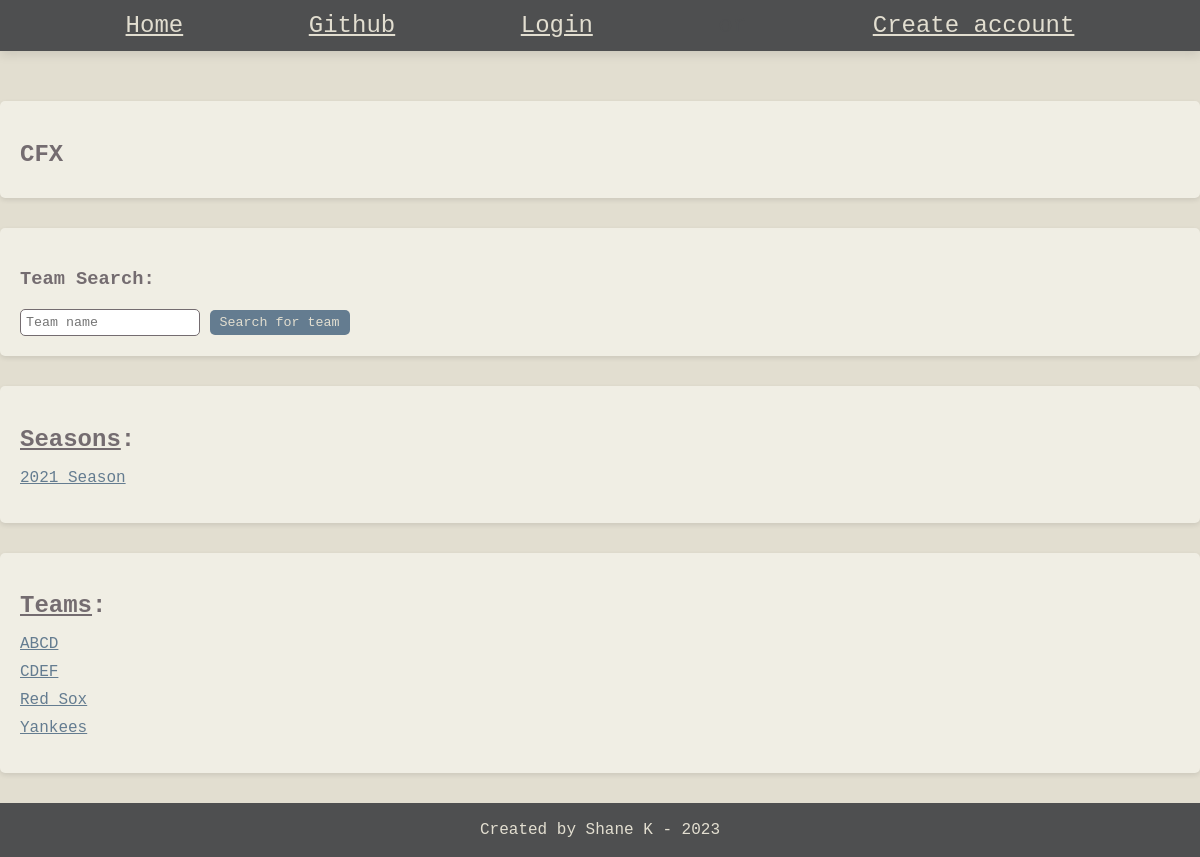
Screenshot of /rpiapp/leagues/68/ with the database file from the repository.
### rpiapp/models.py (models this page shows, shortened)
class League(models.Model):
    created_by = models.ForeignKey(User, on_delete=models.SET_NULL, related_name="user_leagues", null=True)
    name = models.CharField(max_length=100, unique=True)
    def __str__(self):
        return self.name

class Season(models.Model):
    created_by = models.ForeignKey(User, on_delete=models.SET_NULL, related_name="user_seasons", null=True)
    league = models.ForeignKey(League, on_delete=models.CASCADE, related_name="seasons", null=True)
    year = models.IntegerField(default=2023)
    class Meta:
        unique_together = ('league', 'year')

class Team(models.Model):
    created_by = models.ForeignKey(User, on_delete=models.SET_NULL, related_name="user_teams", null=True)
    league = models.ForeignKey(League, on_delete=models.CASCADE, related_name="teams", null=True)
    name = models.CharField(max_length=100)
    class Meta:
        unique_together = ('league','name')

### rpiapp/views.py (the view)
# urls.py: path("leagues/<int:league_id>/", views.league_details, name="league_details"),
def league_details(request, league_id):
    league = get_object_or_404(League, id=league_id)
    league_seasons = league.seasons.all().order_by("-year")
    league_teams = league.teams.all().order_by("name")
    add_team_form = AddTeamForm()
    add_season_form = AddSeasonForm()
    if request.method == 'POST':
        if 'add_team' in request.POST:
            add_team_form = AddTeamForm(request.POST)
            if add_team_form.is_valid():
                if Team.objects.filter(league=league, name=add_team_form.cleaned_data['name']).exists():
                    messages.error(request, "Team with this name in this league exists already")
                    return HttpResponseRedirect(request.META.get('HTTP_REFERER'))
                team = add_team_form.save()
                team.league = league
                team.created_by = request.user
                team.save()
                messages.success(request, f"Team {team} created successfully")
        if 'add_season' in request.POST:
            add_season_form = AddSeasonForm(request.POST)
            if add_season_form.is_valid():
                if Season.objects.filter(league=league, year=add_season_form.cleaned_data['year']).exists():
                    print("YAYAYAYAYAYAYAYAYA")
                    messages.error(request, "Season with this year in this league exists already")
                    return HttpResponseRedirect(request.META.get('HTTP_REFERER'))
                season = add_season_form.save()
                season.league = league
                season.created_by = request.user
                season.save()
                messages.success(request, f"Season {season} created successfully")
    else:
        add_team_form = AddTeamForm()
        add_season_form = AddSeasonForm()
    context = {
        "league" : league,
        "league_seasons" : league_seasons,
        "league_teams" : league_teams,
        "add_team_form" : add_team_form,
        "add_season_form" : add_season_form
    }
    return render(request, "rpiapp/league_details.html", context)

### rpiapp/forms.py
class AddTeamForm(forms.ModelForm):
    class Meta:
        model = Team
        fields = ['name',]

class AddSeasonForm(forms.ModelForm):
    class Meta:
        model = Season
        fields = ['year',]

### rpiapp/templates/rpiapp/league_details.html (shortened to what this page needs)
{% extends 'rpiapp/base.html' %}
{% block content %}
<body>
    <section>
        <h1> {{league}} </h1>
    </section>
    <section>
        <h3> Team Search: </h3>
        <form action="{% url 'rpiapp:team_search' league.id %}" method="post">
            <input type="search" placeholder="Team name" name="search_term">
            <button type="submit">Search for team</button>
        </form>
    </section>
    <section>
        <h2><u>Seasons</u>:</h2>
        {% if league_seasons %}
            <ul>
                {% for season in league_seasons %}
                    <li><a href="{% url 'rpiapp:season_details' season.league.id season.id %}" > {{season.year}} Season</a>
                    </li>
                {% endfor %}
            </ul>
        {% else %}
            <p> No seasons in database... </p>
        {% endif %}
    </section>
    <section>
        <h2><u>Teams</u>:</h2>
        {% if league_teams %}
            <ul>
                {% for team in league_teams %}
                    <li><a href="{% url 'rpiapp:team_details' team.league.id team.id %}" > {{team.name}}</a>
                    </li>
                {% endfor %}
            </ul>
        {% else %}
            <p> No teams in league... </p>
        {% endif %}
    </section>
</body>
{% endblock %}

### rpiapp/static/rpiapp/base.css (style rules this page uses)
:root { --main-dark-grey: #4E4F50; --main-light-gray: #746C70; --main-tan: #E2DED0; --main-blue-gray: #647C90; --link-blue: #0000EE; --link-purple: #551A8B; }
* { font-family: 'Courier New', Courier, monospace; }
html { margin: 0; padding: 0; }
body { background-color: var(--main-tan); color: var(--main-dark-grey); margin: 0; }

### rpiapp/static/rpiapp/main.css (style rules this page uses)
:root { --main-dark-grey: #4E4F50; --main-light-gray: #746C70; --main-tan: #E2DED0; --main-blue-gray: #647C90; --link-blue: #0000EE; --link-purple: #551A8B; }
body { font-family: Arial, sans-serif; color: #4E4F50; background-color: #E2DED0; margin: 0; padding: 0; }
h1, h1 a { color: #746C70; margin-bottom: 10px; }
h2 { color: #746C70; margin-bottom: 15px; }
h3 { color: #746C70; margin-top: 20px; }
section { margin-bottom: 30px; padding: 20px; background-color: #F0EEE4; border-radius: 5px; box-shadow: 0px 2px 5px rgba(0, 0, 0, 0.1); }
ul { list-style-type: none; padding: 0; }
li { margin-bottom: 10px; }
a { color: #647C90; }
form { display: inline; margin-right: 10px; }
input[type="search"], input[type="text"], input[type="number"], input[type="date"], input[type="file"] { padding: 5px; border: 1px solid #746C70; border-radius: 5px; }
button[type="submit"] { background-color: #647C90; color: #E2DED0; border: none; padding: 5px 10px; border-radius: 5px; cursor: pointer; }

### rows the page displays
League: name "CFX"
Season: year "2021"
Team: name "ABCD"
Team: name "CDEF"
Team: name "Red Sox"
Team: name "Yankees"
